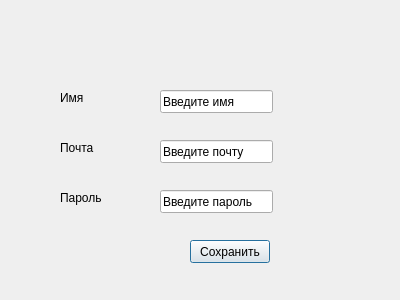
<?xml version="1.0" encoding="UTF-8"?>
<ui version="4.0">
 <class>Profile</class>
 <widget class="QDialog" name="Profile">
  <property name="geometry">
   <rect>
    <x>0</x>
    <y>0</y>
    <width>400</width>
    <height>300</height>
   </rect>
  </property>
  <property name="windowTitle">
   <string>Dialog</string>
  </property>
  <widget class="QLineEdit" name="lineName">
   <property name="geometry">
    <rect>
     <x>160</x>
     <y>90</y>
     <width>113</width>
     <height>23</height>
    </rect>
   </property>
   <property name="text">
    <string>Введите имя</string>
   </property>
  </widget>
  <widget class="QLabel" name="name">
   <property name="geometry">
    <rect>
     <x>60</x>
     <y>90</y>
     <width>57</width>
     <height>15</height>
    </rect>
   </property>
   <property name="text">
    <string>Имя</string>
   </property>
  </widget>
  <widget class="QLabel" name="email">
   <property name="geometry">
    <rect>
     <x>60</x>
     <y>140</y>
     <width>57</width>
     <height>15</height>
    </rect>
   </property>
   <property name="text">
    <string>Почта</string>
   </property>
  </widget>
  <widget class="QLabel" name="pasword">
   <property name="geometry">
    <rect>
     <x>60</x>
     <y>190</y>
     <width>57</width>
     <height>15</height>
    </rect>
   </property>
   <property name="text">
    <string>Пароль</string>
   </property>
  </widget>
  <widget class="QLineEdit" name="lineEmail">
   <property name="geometry">
    <rect>
     <x>160</x>
     <y>140</y>
     <width>113</width>
     <height>23</height>
    </rect>
   </property>
   <property name="text">
    <string>Введите почту</string>
   </property>
  </widget>
  <widget class="QLineEdit" name="linePassword">
   <property name="geometry">
    <rect>
     <x>160</x>
     <y>190</y>
     <width>113</width>
     <height>23</height>
    </rect>
   </property>
   <property name="text">
    <string>Введите пароль</string>
   </property>
  </widget>
  <widget class="QPushButton" name="save">
   <property name="geometry">
    <rect>
     <x>190</x>
     <y>240</y>
     <width>80</width>
     <height>23</height>
    </rect>
   </property>
   <property name="text">
    <string>Сохранить</string>
   </property>
  </widget>
 </widget>
 <resources/>
 <connections/>
</ui>
